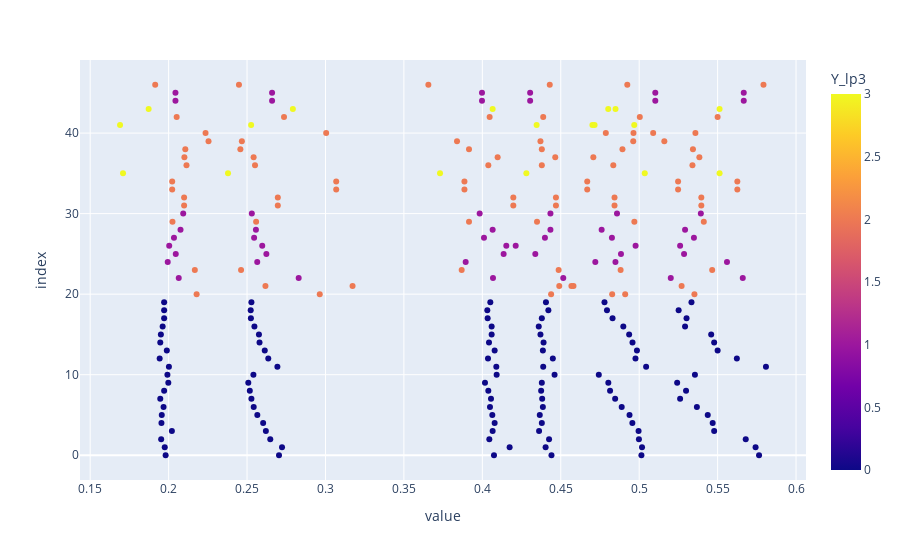

Notebook code for this chart:
### Code cell
plty.scatter(X_lp3_df, x = ["Fx_lp3", "Fy_lp3", "Fz_lp3", "Tx_lp3", "Ty_lp3", "Tz_lp3"],   color= "Y_lp3")

### Figure 1 — Plotly figure (JSON) as saved in the notebook; plotly's stock layout.template omitted (floating-point values rounded to 4 significant figures; data arrays with more than 128 entries replaced by an {"elided": "..."} marker saying what was removed)
{"data": [{"hovertemplate": "value=%{x}<br>index=%{y}<br>Y_lp3=%{marker.color}<extra></extra>", "legendgroup": "", "marker": {"color": {"elided": "282 int values"}, "coloraxis": "coloraxis", "symbol": "circle"}, "mode": "markers", "name": "", "orientation": "h", "showlegend": false, "type": "scatter", "x": {"elided": "282 float values"}, "xaxis": "x", "y": {"elided": "282 int values"}, "yaxis": "y"}], "layout": {"coloraxis": {"colorbar": {"title": {"text": "Y_lp3"}}, "colorscale": [[0, "#0d0887"], [0.1111, "#46039f"], [0.2222, "#7201a8"], [0.3333, "#9c179e"], [0.4444, "#bd3786"], [0.5556, "#d8576b"], [0.6667, "#ed7953"], [0.7778, "#fb9f3a"], [0.8889, "#fdca26"], [1, "#f0f921"]]}, "legend": {"tracegroupgap": 0}, "margin": {"t": 60}, "xaxis": {"anchor": "y", "domain": [0, 1], "title": {"text": "value"}}, "yaxis": {"anchor": "x", "domain": [0, 1], "title": {"text": "index"}}}}
